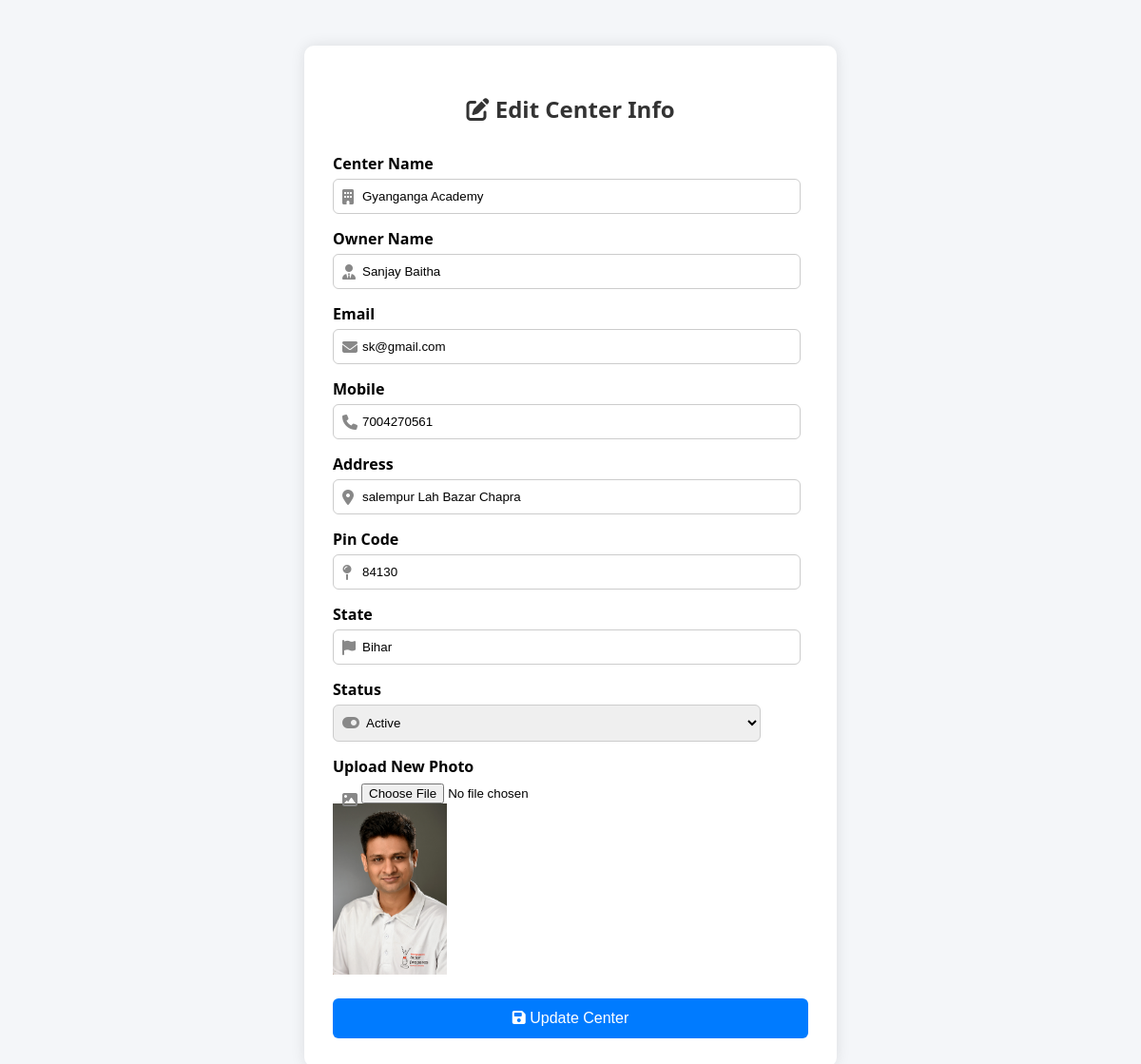
The app's page /edit_center/2 (signed in) with its own data.
### tables this page shows
CREATE TABLE centers (
            id INTEGER PRIMARY KEY AUTOINCREMENT,
            center_code TEXT UNIQUE,
            center_name TEXT,
            name TEXT,
            email TEXT,
            mobile TEXT,
            address TEXT,
            pin_code TEXT,
            state TEXT,
            photo TEXT,
            status TEXT DEFAULT 'Active',
            registration_date TEXT
        );

### app.py (the view, shortened to what this page needs)
@app.route('/edit_center/<int:center_id>', methods=['GET', 'POST'])
def edit_center(center_id):
    if not session.get('admin_logged_in'):
        return redirect('/admin_login')
    conn = sqlite3.connect('lms.db')
    conn.row_factory = sqlite3.Row
    cursor = conn.cursor()
    UPLOAD_FOLDER = 'static/uploads/centers'
    cursor.execute("SELECT * FROM centers WHERE id=?", (center_id,))
    center = cursor.fetchone()
    conn.close()
    return render_template('admin/edit_center.html', center=center)

### templates/admin/edit_center.html (shortened to what this page needs)
<!DOCTYPE html>
<html>
<head>
  <link rel="stylesheet" href="https://cdnjs.cloudflare.com/ajax/libs/font-awesome/6.5.0/css/all.min.css">
</head>
<body>
  <div class="container">
    <h2><i class="fas fa-edit"></i> Edit Center Info</h2>
    <form method="POST" enctype="multipart/form-data">
      <div class="input-group">
        <label><i class="fas fa-building"></i> Center Name</label>
        <input type="text" name="center_name" value="{{ center['center_name'] }}" required>
      </div>
      <div class="input-group">
        <label><i class="fas fa-user-tie"></i> Owner Name</label>
        <input type="text" name="owner_name" value="{{ center['name'] }}" required>
      </div>
      <div class="input-group">
        <label><i class="fas fa-envelope"></i> Email</label>
        <input type="email" name="email" value="{{ center['email'] }}" required>
      </div>
      <div class="input-group">
        <label><i class="fas fa-phone"></i> Mobile</label>
        <input type="text" name="mobile" value="{{ center['mobile'] }}" required>
      </div>
      <div class="input-group">
        <label><i class="fas fa-map-marker-alt"></i> Address</label>
        <input type="text" name="address" value="{{ center['address'] }}" required>
      </div>
      <div class="input-group">
        <label><i class="fas fa-map-pin"></i> Pin Code</label>
        <input type="text" name="pin_code" value="{{ center['pin_code'] }}" required>
      </div>
      <div class="input-group">
        <label><i class="fas fa-flag"></i> State</label>
        <input type="text" name="state" value="{{ center['state'] }}" required>
      </div>
      <div class="input-group">
        <label><i class="fas fa-toggle-on"></i> Status</label>
        <select name="status" required>
          <option value="Active" {% if center['status'] == 'Active' %}selected{% endif %}>Active</option>
        </select>
      </div>
      <div class="input-group">
        <label><i class="fas fa-image"></i> Upload New Photo</label>
        <input type="file" name="photo" accept="image/*">
        {% if center['photo'] %}
          <br><img src="{{ url_for('static', filename='uploads/centers/' + center['photo']) }}" width="120">
        {% endif %}
      </div>
      <button type="submit"><i class="fas fa-save"></i> Update Center</button>
    </form>
  </div>
</body>
</html>

### templates/admin/edit_center.html (style rules this page uses)
body { font-family: 'Segoe UI', Tahoma, Geneva, Verdana, sans-serif; background: #f4f6f9; padding: 40px; }
.container { max-width: 500px; margin: auto; background: white; padding: 30px; border-radius: 10px; box-shadow: 0 0 15px rgba(0,0,0,0.1); }
h2 { text-align: center; color: #333; margin-bottom: 30px; }
label { font-weight: bold; display: block; margin-top: 15px; margin-bottom: 5px; }
input[type="text"], input[type="email"], select { width: 90%; padding: 10px; border: 1px solid #ccc; border-radius: 6px; }
button { margin-top: 20px; width: 100%; background-color: #007bff; color: white; padding: 12px; border: none; border-radius: 6px; font-size: 16px; cursor: pointer; }
.input-group { position: relative; }
.input-group i { position: absolute; top: 38px; left: 10px; color: #888; }
.input-group input, .input-group select { padding-left: 30px; }

### records on screen
centers: center_name "Gyanganga Academy", owner_name "Sanjay Baitha", email "sk@gmail.com", mobile "7004270561", address "salempur Lah Bazar Chapra", pin_code "84130", state "Bihar", status "Active", photo (picture)
